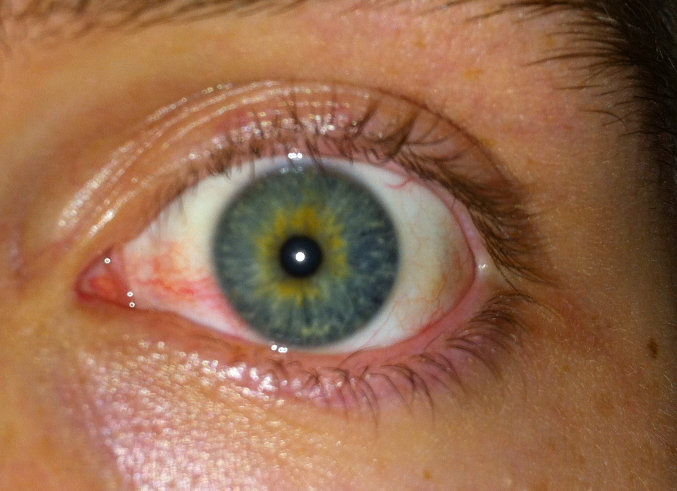
#> input picture 1 - Trabalhos/Trabalho parcial 01 [Detecção da iris]/iris.jpg, 1354 x 981 px (shown at 1/2 size)
$ jupyter execute 'Trabalho parcial 01 - Eduardo.ipynb'   (shell and % lines are left out)
#> lines starting #> are read from the running program, lines starting #| are printed output that depends on the picture; after the words box and inside, x2 and y2 are one past the last pixel; in counts of white or black regions, pixels touching at a corner belong together
[cell 1]
import cv2
import numpy as np
import matplotlib.pyplot as plt
from skimage import io, segmentation

#Importa img
img = cv2.imread('iris.jpg',0)[200:800, 200: 1000]
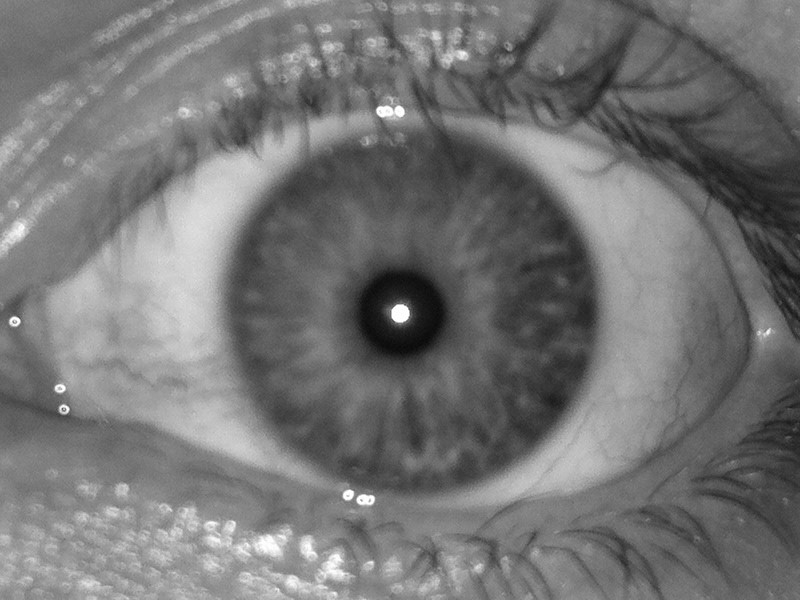
#> img: shape (600, 800); min 8, max 255, mean 116.7
img = cv2.medianBlur(img,5)
cimg = cv2.cvtColor(img,cv2.COLOR_GRAY2BGR)

#Encontrar Iris
circles = cv2.HoughCircles(img,cv2.HOUGH_GRADIENT,1,200,param1=80,param2=30,minRadius=150,maxRadius=250)
#> circles = [[409.5, 309.5, 185.5]]

#Desenhar círculo ao redor da Iris
circles = np.uint16(np.around(circles))
#> circles = [[410, 310, 186]]
for i in circles[0,:]:
  cv2.circle(cimg,(i[0],i[1]),i[2],(255,0,0),10)
#> this loop made 1 pass
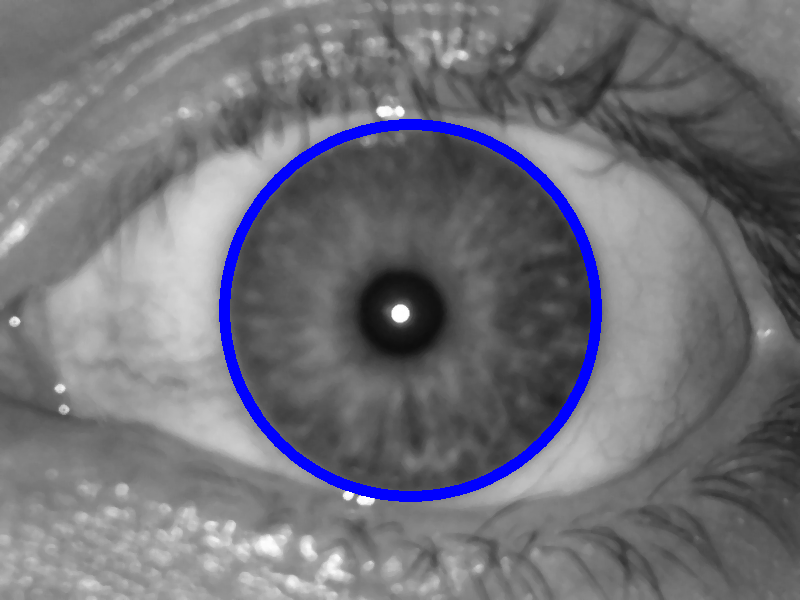
#> cimg: shape (600, 800, 3); mean B, G, R 120.5, 113.7, 113.7

segments = segmentation.slic(cimg, 3)
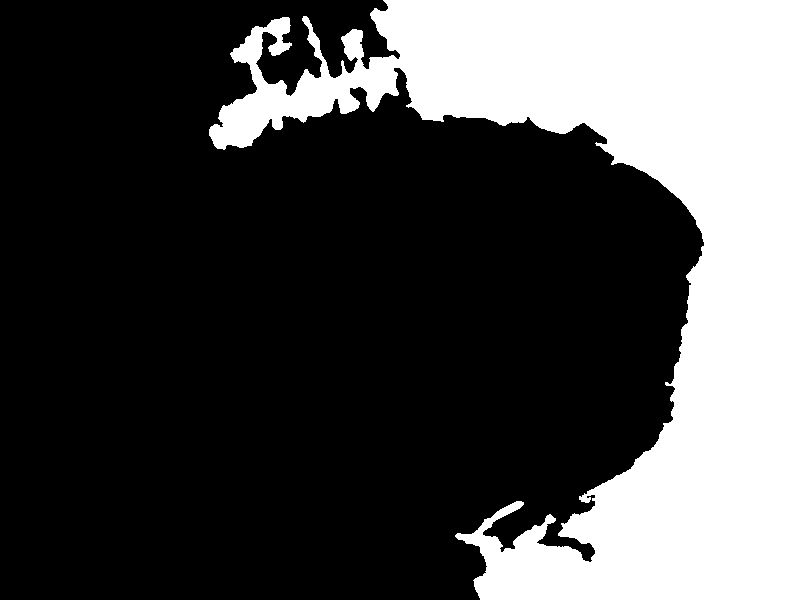
#> segments: shape (600, 800) int64; values 1 (black) and 2 (white), 29.2% white; 1 white region, box (x1, y1, x2, y2) and area: (209, 0, 800, 600) 140211
segment = cimg.copy()
segment[segments!=2] = 0
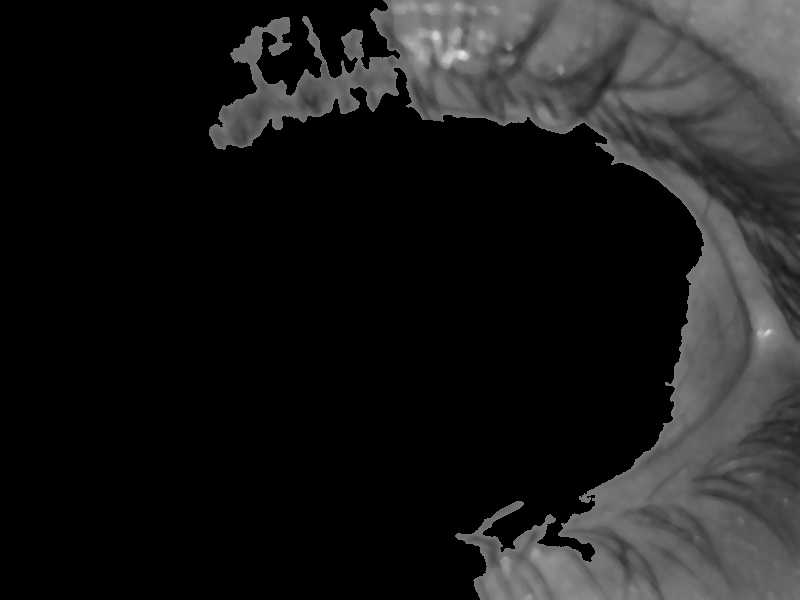
#> segment: shape (600, 800, 3); min 0, max 228, mean 27.8

#Encontrar centro da Iris
imgT = cv2.cvtColor(segment,cv2.COLOR_BGR2GRAY)
circles = cv2.HoughCircles(imgT,cv2.HOUGH_GRADIENT,30,500,param1=20,param2=100,maxRadius=100)
#> circles = [[705, 105, 81]]

#Preencher centro da Iris de preto
circles = np.uint16(np.around(circles))
for i in circles[0,:]:
  preto = (0, 0, 0)
  cv2.circle(segment,(i[0],i[1]),i[2],preto,-1)
#> this loop made 1 pass
#> (i, preto) on pass 1: ([705, 105, 81], (0, 0, 0))
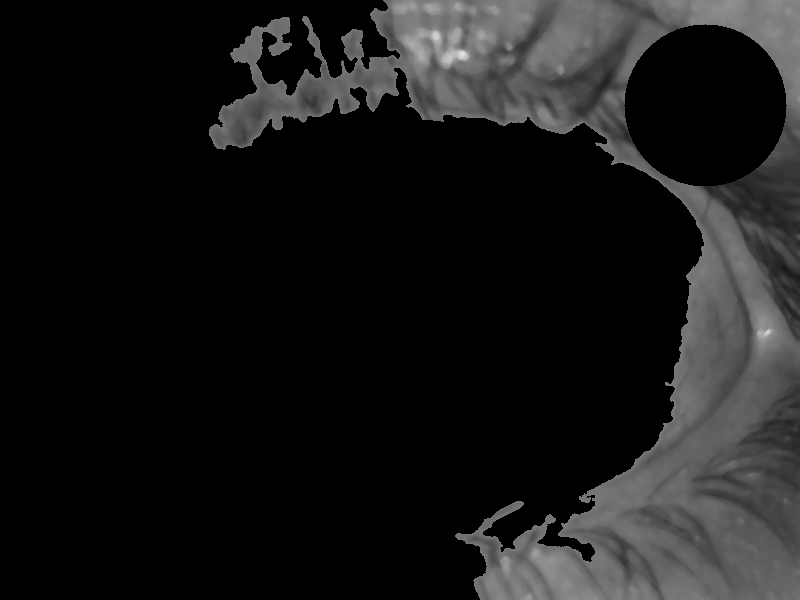
#> segment: shape (600, 800, 3); 4.29% of pixels changed, all inside (x1, y1, x2, y2) = (624, 24, 787, 187)

pupil_segments = segmentation.slic(segment,2)
#> pupil_segments: shape (600, 800) int64; every value is 1
pupil = segment.copy()
pupil[pupil_segments!=0] = (255)
#> pupil: shape (600, 800, 3); every value is 255

#Print imagem
plt.figure()
plt.imshow(pupil)
